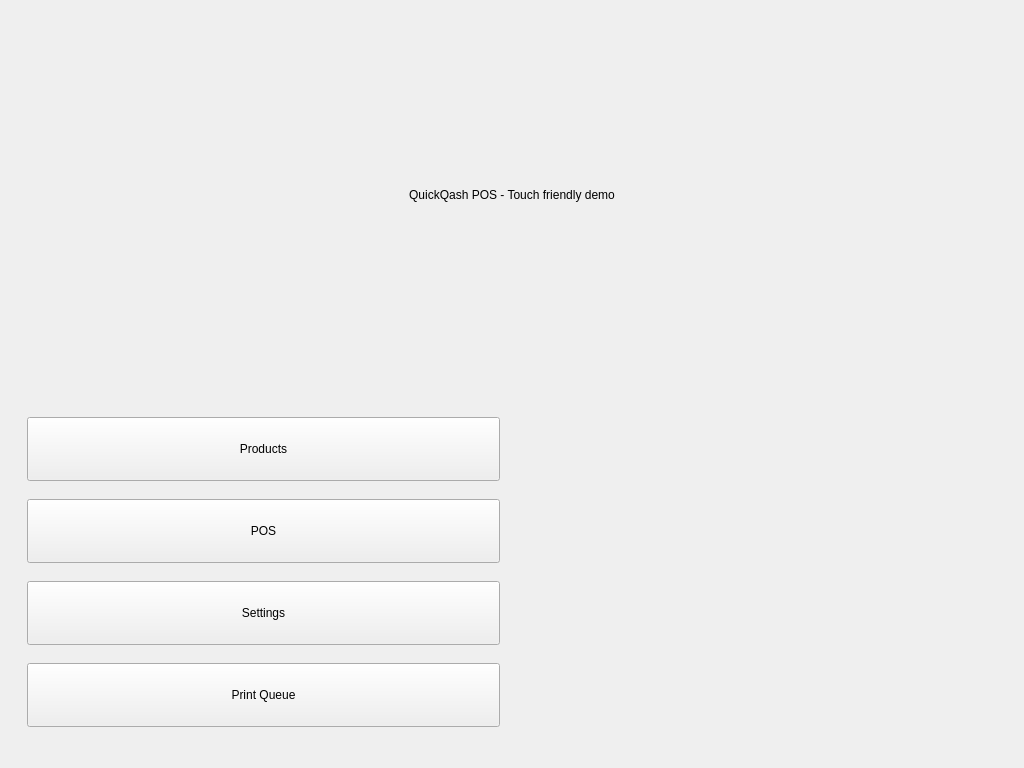
<?xml version="1.0" encoding="UTF-8"?>
<ui version="4.0">
 <class>MainWindow</class>
 <widget class="QMainWindow" name="MainWindow">
  <property name="geometry">
   <rect>
    <x>0</x>
    <y>0</y>
    <width>1024</width>
    <height>768</height>
   </rect>
  </property>
  <property name="windowTitle">
   <string>QuickQash POS</string>
  </property>
  <widget class="QWidget" name="centralwidget">
   <layout class="QVBoxLayout" name="verticalLayout">
    <item>
     <widget class="QLabel" name="label">
      <property name="text">
       <string>QuickQash POS - Touch friendly demo</string>
      </property>
      <property name="alignment">
       <set>Qt::AlignCenter</set>
      </property>
      <property name="minimumSize">
       <size>
        <width>0</width>
        <height>64</height>
       </size>
      </property>
     </widget>
    </item>
    <item>
     <widget class="QWidget" name="salesArea">
      <layout class="QHBoxLayout" name="horizontalLayout">
       <item>
        <widget class="QWidget" name="leftPanel">
         <property name="minimumSize">
          <size>
           <width>420</width>
           <height>0</height>
          </size>
         </property>
         <layout class="QVBoxLayout" name="leftLayout">
          <item>
           <widget class="QPushButton" name="btn_products">
            <property name="text">
             <string>Products</string>
            </property>
            <property name="minimumSize">
             <size>
              <width>200</width>
              <height>64</height>
             </size>
            </property>
           </widget>
          </item>
          <item>
           <widget class="QPushButton" name="btn_pos">
            <property name="text">
             <string>POS</string>
            </property>
            <property name="minimumSize">
             <size>
              <width>200</width>
              <height>64</height>
             </size>
            </property>
           </widget>
          </item>
          <item>
           <widget class="QPushButton" name="btn_settings">
            <property name="text">
             <string>Settings</string>
            </property>
            <property name="minimumSize">
             <size>
              <width>200</width>
              <height>64</height>
             </size>
            </property>
           </widget>
          </item>
          <item>
           <widget class="QPushButton" name="btn_printqueue">
            <property name="text">
             <string>Print Queue</string>
            </property>
            <property name="minimumSize">
             <size>
              <width>200</width>
              <height>64</height>
             </size>
            </property>
           </widget>
          </item>
         </layout>
        </widget>
       </item>
       <item>
        <widget class="QWidget" name="rightPanel">
         <layout class="QVBoxLayout" name="rightLayout"/>
        </widget>
       </item>
      </layout>
     </widget>
    </item>
   </layout>
  </widget>
 </widget>
 <resources/>
 <connections/>
</ui>
